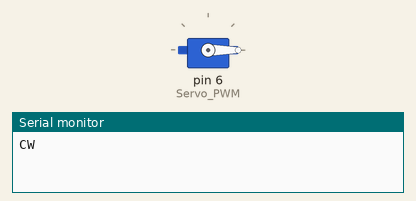
This sketch was run on a simulated Arduino Uno, built with avr-gcc and run on an emulated ATmega328P. Shown: servo, the last lines printed to the serial monitor.

Above: at 0.05 s.
At 5.05 s:
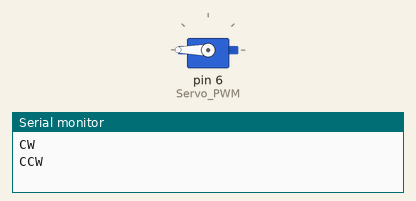
At 10.0 s:
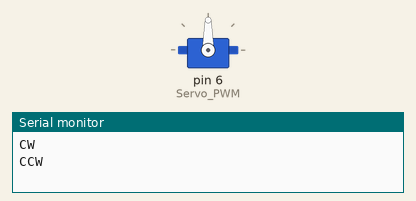
Timing chart, 0 to 13.0 s (numbered marks = the images above):
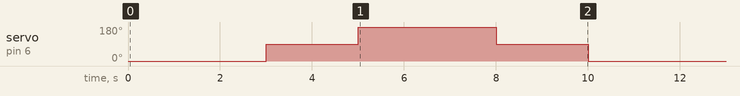

The sketch:

MG995.ino
```cpp
/* This example Arduino Sketch controls the complete rotation of
 * MG995 Servo motor by using its PWM and Pulse width modulation technique
 */

#include <Servo.h>  // include servo library to use its related functions
#define Servo_PWM 6 // A descriptive name for D6 pin of Arduino to provide PWM signal
Servo MG995_Servo;  // Define an instance of of Servo with the name of "MG995_Servo"

void setup() {
  Serial.begin(9600);            // Initialize UART with 9600 Baud rate
  MG995_Servo.attach(Servo_PWM); // Connect D6 of Arduino with PWM signal pin of servo motor

}

void loop() {
  Serial.println("CW");  // You can display on the serial the signal value
  MG995_Servo.write(0);  // Turn clockwise
  delay(3000);
  MG995_Servo.write(90); // Stop.
  delay(2000);
  Serial.println("CCW"); // Turn counterclockwise
  MG995_Servo.write(180);
  delay(3000);
  MG995_Servo.write(90); // Stop
  delay(2000);

}
```

Measured:
- by itself, servo on pin 6 (Servo_PWM): repeats every 10.0 s: 180° 3.0 s, 90° 2.0 s, 0° 3.0 s, 90° 2.0 s
